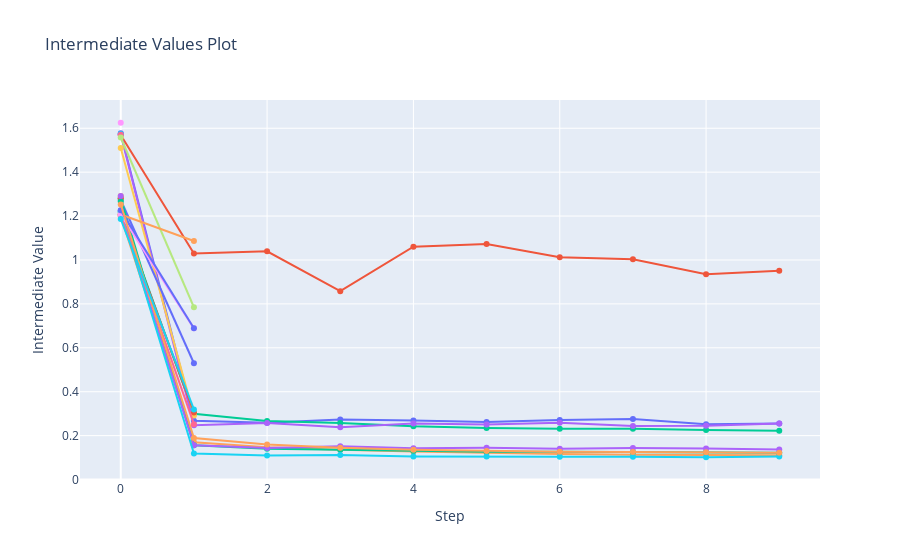

This figure's notebook cell:
### Code cell
optuna.visualization.plot_intermediate_values(study)

### Figure 1 — Plotly figure (JSON) as saved in the notebook; plotly's stock layout.template omitted (floating-point values rounded to 4 significant figures)
{"data": [{"marker": {"maxdisplayed": 10}, "mode": "lines+markers", "name": "Trial0", "type": "scatter", "x": [0, 1, 2, 3, 4, 5, 6, 7, 8, 9], "y": [1.577, 0.2674, 0.2583, 0.2735, 0.2694, 0.2626, 0.2711, 0.2757, 0.2521, 0.2551]}, {"marker": {"maxdisplayed": 10}, "mode": "lines+markers", "name": "Trial1", "type": "scatter", "x": [0, 1, 2, 3, 4, 5, 6, 7, 8, 9], "y": [1.57, 1.03, 1.04, 0.8579, 1.06, 1.073, 1.013, 1.003, 0.9355, 0.9507]}, {"marker": {"maxdisplayed": 10}, "mode": "lines+markers", "name": "Trial2", "type": "scatter", "x": [0, 1, 2, 3, 4, 5, 6, 7, 8, 9], "y": [1.218, 0.2992, 0.2666, 0.2571, 0.2423, 0.2349, 0.2318, 0.2314, 0.2255, 0.2222]}, {"marker": {"maxdisplayed": 10}, "mode": "lines+markers", "name": "Trial3", "type": "scatter", "x": [0, 1, 2, 3, 4, 5, 6, 7, 8, 9], "y": [1.573, 0.2477, 0.2576, 0.2377, 0.2552, 0.2512, 0.2588, 0.2435, 0.2452, 0.2553]}, {"marker": {"maxdisplayed": 10}, "mode": "lines+markers", "name": "Trial4", "type": "scatter", "x": [0, 1, 2, 3, 4, 5, 6, 7, 8, 9], "y": [1.199, 0.1697, 0.1476, 0.1356, 0.1276, 0.1211, 0.116, 0.113, 0.1114, 0.1104]}, {"marker": {"maxdisplayed": 10}, "mode": "lines+markers", "name": "Trial5", "type": "scatter", "x": [0], "y": [1.574]}, {"marker": {"maxdisplayed": 10}, "mode": "lines+markers", "name": "Trial6", "type": "scatter", "x": [0], "y": [1.57]}, {"marker": {"maxdisplayed": 10}, "mode": "lines+markers", "name": "Trial7", "type": "scatter", "x": [0, 1], "y": [1.558, 0.7847]}, {"marker": {"maxdisplayed": 10}, "mode": "lines+markers", "name": "Trial8", "type": "scatter", "x": [0], "y": [1.625]}, {"marker": {"maxdisplayed": 10}, "mode": "lines+markers", "name": "Trial9", "type": "scatter", "x": [0, 1], "y": [1.51, 0.2911]}, {"marker": {"maxdisplayed": 10}, "mode": "lines+markers", "name": "Trial10", "type": "scatter", "x": [0, 1], "y": [1.273, 0.5297]}, {"marker": {"maxdisplayed": 10}, "mode": "lines+markers", "name": "Trial11", "type": "scatter", "x": [0, 1], "y": [1.207, 0.3055]}, {"marker": {"maxdisplayed": 10}, "mode": "lines+markers", "name": "Trial12", "type": "scatter", "x": [0, 1, 2, 3, 4, 5, 6, 7, 8, 9], "y": [1.281, 0.1561, 0.1405, 0.1361, 0.1306, 0.1268, 0.1265, 0.1241, 0.1245, 0.122]}, {"marker": {"maxdisplayed": 10}, "mode": "lines+markers", "name": "Trial13", "type": "scatter", "x": [0, 1, 2, 3, 4, 5, 6, 7, 8, 9], "y": [1.226, 0.1561, 0.1433, 0.1519, 0.1424, 0.1447, 0.14, 0.1435, 0.141, 0.137]}, {"marker": {"maxdisplayed": 10}, "mode": "lines+markers", "name": "Trial14", "type": "scatter", "x": [0, 1], "y": [1.207, 1.087]}, {"marker": {"maxdisplayed": 10}, "mode": "lines+markers", "name": "Trial15", "type": "scatter", "x": [0, 1, 2, 3, 4, 5, 6, 7, 8, 9], "y": [1.22, 0.1184, 0.1096, 0.1114, 0.1046, 0.1054, 0.1042, 0.1037, 0.1015, 0.1044]}, {"marker": {"maxdisplayed": 10}, "mode": "lines+markers", "name": "Trial16", "type": "scatter", "x": [0, 1], "y": [1.205, 0.2521]}, {"marker": {"maxdisplayed": 10}, "mode": "lines+markers", "name": "Trial17", "type": "scatter", "x": [0], "y": [1.28]}, {"marker": {"maxdisplayed": 10}, "mode": "lines+markers", "name": "Trial18", "type": "scatter", "x": [0, 1], "y": [1.207, 0.6887]}, {"marker": {"maxdisplayed": 10}, "mode": "lines+markers", "name": "Trial19", "type": "scatter", "x": [0], "y": [1.292]}, {"marker": {"maxdisplayed": 10}, "mode": "lines+markers", "name": "Trial20", "type": "scatter", "x": [0, 1], "y": [1.226, 0.6889]}, {"marker": {"maxdisplayed": 10}, "mode": "lines+markers", "name": "Trial21", "type": "scatter", "x": [0], "y": [1.281]}, {"marker": {"maxdisplayed": 10}, "mode": "lines+markers", "name": "Trial22", "type": "scatter", "x": [0], "y": [1.267]}, {"marker": {"maxdisplayed": 10}, "mode": "lines+markers", "name": "Trial23", "type": "scatter", "x": [0], "y": [1.292]}, {"marker": {"maxdisplayed": 10}, "mode": "lines+markers", "name": "Trial24", "type": "scatter", "x": [0, 1, 2, 3, 4, 5, 6, 7, 8, 9], "y": [1.253, 0.1893, 0.1597, 0.1451, 0.1359, 0.1302, 0.1268, 0.125, 0.1248, 0.1223]}, {"marker": {"maxdisplayed": 10}, "mode": "lines+markers", "name": "Trial25", "type": "scatter", "x": [0, 1], "y": [1.187, 0.3196]}], "layout": {"showlegend": false, "title": {"text": "Intermediate Values Plot"}, "xaxis": {"title": {"text": "Step"}}, "yaxis": {"title": {"text": "Intermediate Value"}}}}
